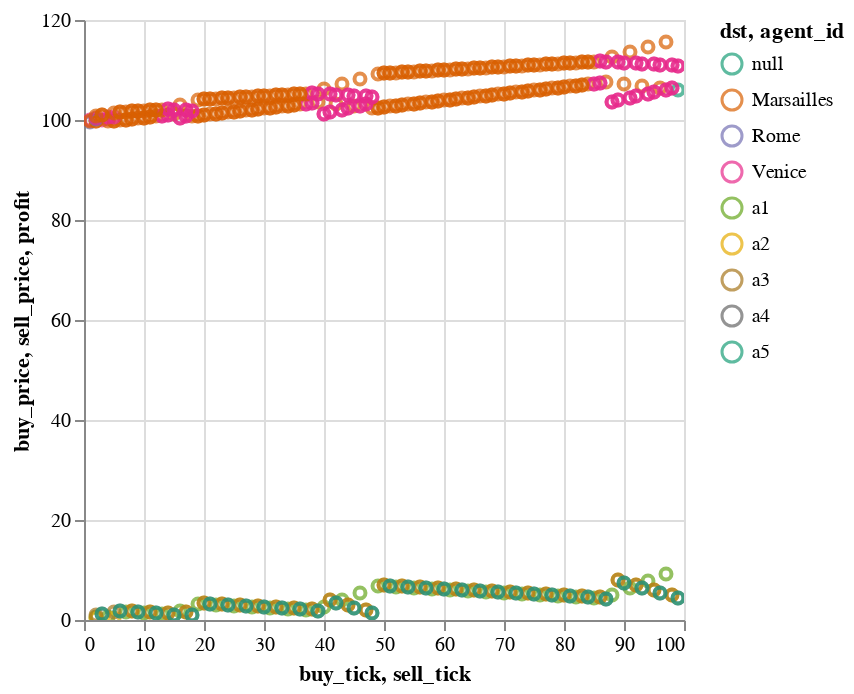

The notebook cell saved with this chart:
### Code cell
def plot_buy_and_sell_prices(trades: pl.DataFrame):
    buy = alt.Chart(trades).encode(
        x='buy_tick:Q',
        y='buy_price:Q',
        color=alt.Color('dst:N').scale(scheme='dark2'),
    )
    sell = alt.Chart(trades).encode(
        x='sell_tick:Q',
        y='sell_price:Q',
        color=alt.Color('dst:N').scale(scheme='dark2'),
    )
    
    return (buy.mark_point()+sell.mark_point()).interactive()

plot_buy_and_sell_prices(all_trades) + plot_trades(all_trades)

### Figure 1 — Vega-Lite specification as saved in the notebook (floating-point values rounded to 4 significant figures; data arrays with more than 128 entries replaced by an {"elided": "..."} marker saying what was removed)
{"config": {"view": {"continuousWidth": 300, "continuousHeight": 300}}, "layer": [{"mark": {"type": "point"}, "encoding": {"color": {"field": "dst", "scale": {"scheme": "dark2"}, "type": "nominal"}, "x": {"field": "buy_tick", "type": "quantitative"}, "y": {"field": "buy_price", "type": "quantitative"}}, "name": "view_3"}, {"mark": {"type": "point"}, "encoding": {"color": {"field": "dst", "scale": {"scheme": "dark2"}, "type": "nominal"}, "x": {"field": "sell_tick", "type": "quantitative"}, "y": {"field": "sell_price", "type": "quantitative"}}}, {"mark": {"type": "point"}, "encoding": {"color": {"field": "agent_id", "scale": {"scheme": "dark2"}, "type": "nominal"}, "x": {"field": "sell_tick", "type": "quantitative"}, "y": {"field": "profit", "type": "quantitative"}}, "name": "view_4"}], "data": {"name": "data-77bb6b011ef0cfe76fa47ce89160fc05"}, "params": [{"name": "param_5", "select": {"type": "interval", "encodings": ["x", "y"]}, "bind": "scales", "views": ["view_3"]}, {"name": "param_6", "select": {"type": "interval", "encodings": ["x", "y"]}, "bind": "scales", "views": ["view_4"]}], "$schema": "https://vega.github.io/schema/vega-lite/v5.8.0.json", "datasets": {"data-77bb6b011ef0cfe76fa47ce89160fc05": {"elided": "166 records"}}}
